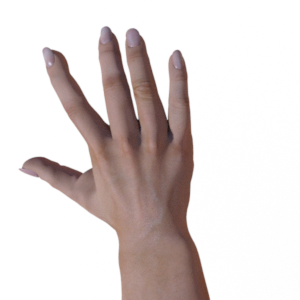
#> input picture Rock-Paper-Scissors/train/paper/paper01-077.png, 300 x 300 px, found by its file name; its folder holds only this picture in this run
$ jupyter execute --allow-errors test.ipynb
#> lines starting #> are read from the running program, lines starting #| are printed output that depends on the picture
[cell 1]
import os
import cv2
import numpy as np
from sklearn.preprocessing import LabelEncoder, StandardScaler
from sklearn.neighbors import KNeighborsClassifier
from sklearn.metrics import accuracy_score, confusion_matrix, classification_report
from sklearn.model_selection import train_test_split, GridSearchCV
from sklearn.decomposition import PCA
from skimage.feature import hog
from skimage import color

# ==========================
# 1) HÀM ĐỌC ẢNH & GÁN NHÃN
# ==========================
def load_data_from_folder(base_path, img_size=(64,64)):
#> called with base_path = 'D:\\BT_KNN\\Rock-Paper-Scissors\\train', img_size = (64, 64)
    X, y = [], []
    classes = os.listdir(base_path)
    for label in classes:
        class_path = os.path.join(base_path, label)
        if not os.path.isdir(class_path):
            continue
        for file in os.listdir(class_path):
            file_path = os.path.join(class_path, file)
            img = cv2.imread(file_path)
#> img is the input picture: shape (300, 300, 3); mean B, G, R 212.1, 213.7, 222.3
            if img is None:
                continue
            img = cv2.resize(img, img_size)
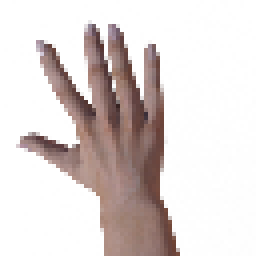
#> img: shape (64, 64, 3) (shown 4 times larger); mean B, G, R 212, 213.7, 222.3
            X.append(img)
            y.append(label)
#> pass 2 of the loop in load_data_from_folder, `for label in classes:`:
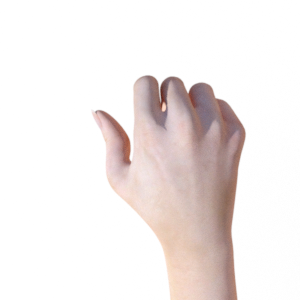
#> input picture Rock-Paper-Scissors/train/rock/rock01-082.png, 300 x 300 px, found by its file name
#> in load_data_from_folder, img is the input picture: shape (300, 300, 3); mean B, G, R 233.6, 235, 241.4
#> in load_data_from_folder, `img = cv2.resize(img, img_size)`:
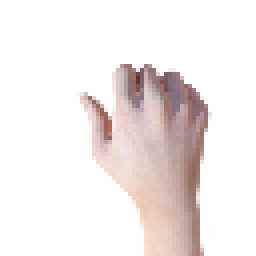
#> img: shape (64, 64, 3) (shown 4 times larger); mean B, G, R 233.4, 234.8, 241.2
    return np.array(X), np.array(y)

# ==========================
# 2) TRÍCH HOG FEATURE
# ==========================
def extract_hog_features(images):
    features = []
    for img in images:
        gray = color.rgb2gray(img)  # chuyển grayscale
        hog_feat = hog(gray,
                       pixels_per_cell=(8,8),
                       cells_per_block=(2,2),
                       feature_vector=True)
        features.append(hog_feat)
    return np.array(features)

# ==========================
# 3) LOAD DỮ LIỆU
# ==========================
train_dir = r"D:\BT_KNN\Rock-Paper-Scissors\train"
test_dir  = r"D:\BT_KNN\Rock-Paper-Scissors\test"

X_train, y_train = load_data_from_folder(train_dir)
#> (the rest of this cell did not finish here and is left out)


print("Raw Train shape:", X_train.shape)
print("Raw Test shape:", X_test.shape)

# encode nhãn
le = LabelEncoder()
y_train = le.fit_transform(y_train)
y_test  = le.transform(y_test)

# tách train thành train + val
X_train, X_val, y_train, y_val = train_test_split(
    X_train, y_train, test_size=0.2, random_state=42, stratify=y_train
)

# ==========================
# 4) TRÍCH HOG
# ==========================
X_train_hog = extract_hog_features(X_train)
X_val_hog   = extract_hog_features(X_val)
X_test_hog  = extract_hog_features(X_test)

print("HOG Train shape:", X_train_hog.shape)

# ==========================
# 5) CHUẨN HÓA + PCA
# ==========================
scaler = StandardScaler()
X_train_hog = scaler.fit_transform(X_train_hog)
X_val_hog   = scaler.transform(X_val_hog)
X_test_hog  = scaler.transform(X_test_hog)

pca = PCA(n_components=100)
X_train_pca = pca.fit_transform(X_train_hog)
X_val_pca   = pca.transform(X_val_hog)
X_test_pca  = pca.transform(X_test_hog)

print("PCA Train shape:", X_train_pca.shape)

# ==========================
# 6) GRID SEARCH KNN
# ==========================
param_grid = {
    'n_neighbors': [3, 5, 7, 9, 11],
    'weights': ['uniform', 'distance'],
    'metric': ['euclidean', 'manhattan']
}

knn = KNeighborsClassifier()
grid = GridSearchCV(knn, param_grid, cv=3, scoring='accuracy', verbose=1, n_jobs=-1)
grid.fit(X_train_pca, y_train)

print("Best Params:", grid.best_params_)
print("Best CV Score:", grid.best_score_)

# ==========================
# 7) ĐÁNH GIÁ
# ==========================
best_knn = grid.best_estimator_

y_val_pred = best_knn.predict(X_val_pca)
print("\nValidation Accuracy:", accuracy_score(y_val, y_val_pred))

y_test_pred = best_knn.predict(X_test_pca)
print("\nTest Accuracy:", accuracy_score(y_test, y_test_pred))
print("\nClassification Report:\n", classification_report(y_test, y_test_pred, target_names=le.classes_))
print("\nConfusion Matrix:\n", confusion_matrix(y_test, y_test_pred))

[cell 2]
def predict_single_image(img_path, img_size=(64,64)):
    # đọc ảnh
    img = cv2.imread(img_path)
    if img is None:
        print("❌ Không đọc được ảnh:", img_path)
        return
    img = cv2.resize(img, img_size)

    # trích HOG
    gray = color.rgb2gray(img)
    hog_feat = hog(gray, pixels_per_cell=(8,8), cells_per_block=(2,2), feature_vector=True)

    # chuẩn hóa + PCA
    hog_feat = scaler.transform([hog_feat])
    hog_feat = pca.transform(hog_feat)

    # dự đoán
    pred = best_knn.predict(hog_feat)[0]
    label = le.inverse_transform([pred])[0]

    # hiển thị
    cv2.imshow(f"Prediction: {label}", img)
    cv2.waitKey(0)
    cv2.destroyAllWindows()

    return label

[cell 3]
# ví dụ test một ảnh bất kỳ
img_path = r"D:\BT_KNN\Rock-Paper-Scissors\test\rock\testrock04-27.png"
label = predict_single_image(img_path)
print("Ảnh dự đoán là:", label)

[cell 4]
# ví dụ test một ảnh bất kỳ
img_path = r"Bua.jpg"
#> (the rest of this cell did not finish here and is left out)

#> call 2 of predict_single_image, with img_path = 'Bua.jpg', img_size = (64, 64)
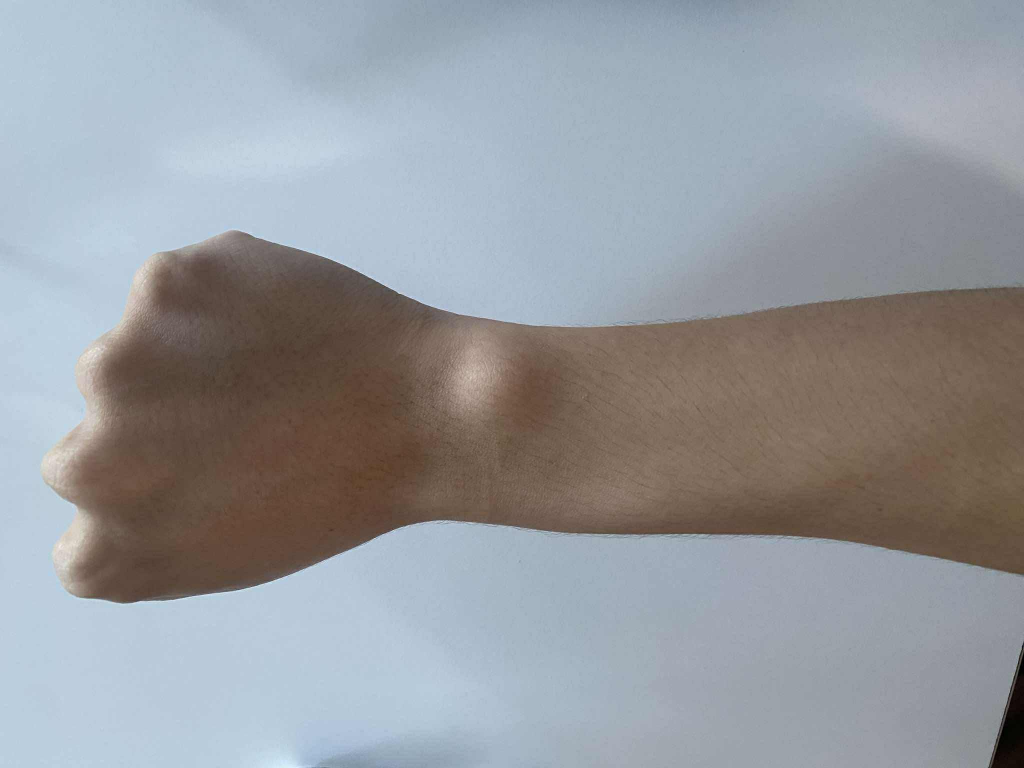
#> input picture Bua.jpg, 2048 x 1536 px (shown at 1/2 size)
#> in predict_single_image, img is the input picture: shape (1536, 2048, 3); mean B, G, R 158, 153.1, 150.1
#> in predict_single_image (call 2), `img = cv2.resize(img, img_size)`:
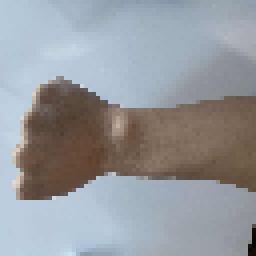
#> img: shape (64, 64, 3) (shown 4 times larger); mean B, G, R 158, 153.1, 150.2
#> in predict_single_image (call 2), `gray = color.rgb2gray(img)`:
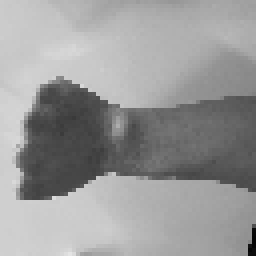
#> gray: shape (64, 64) float64 (shown 4 times larger); min 0.0222, max 0.898, mean 0.604
#> in predict_single_image (call 2), `hog_feat = hog(gray, pixels_per_cell=(8,8), cells_per_block=(2,2), fea..`: hog_feat = 1764 values, max 0.549 at index 346, min 0 at index 3, mean 0.115
print("Ảnh dự đoán là:", label)

[cell 5]
import os
import cv2
import numpy as np
from sklearn.preprocessing import LabelEncoder, StandardScaler
from sklearn.neighbors import KNeighborsClassifier
from sklearn.metrics import accuracy_score, confusion_matrix, classification_report
from sklearn.model_selection import train_test_split, GridSearchCV
from sklearn.decomposition import PCA
from skimage.feature import hog
from skimage import color

# ==========================
# 1) HÀM ĐỌC ẢNH & GÁN NHÃN
# ==========================
def load_data_from_folder(base_path, img_size=(64,64)):
    X, y = [], []
    classes = os.listdir(base_path)
    for label in classes:
        class_path = os.path.join(base_path, label)
        if not os.path.isdir(class_path):
            continue
        for file in os.listdir(class_path):
            file_path = os.path.join(class_path, file)
            img = cv2.imread(file_path)
            if img is None:
                continue
            img = cv2.resize(img, img_size)
            X.append(img)
            y.append(label)
    return np.array(X), np.array(y)

# ==========================
# 2) TRÍCH HOG FEATURE
# ==========================
def extract_hog_features(images):
    features = []
    for img in images:
        gray = color.rgb2gray(img)  # chuyển grayscale
        hog_feat = hog(gray,
                       pixels_per_cell=(8,8),
                       cells_per_block=(2,2),
                       feature_vector=True)
        features.append(hog_feat)
    return np.array(features)

# ==========================
# 3) LOAD DỮ LIỆU ARCHIVE
# ==========================
archive_dir = r"archive"  # chứa paper/rock/scissors

#> (the rest of this cell did not finish here and is left out)

[cell 6]
def predict_single_image(img_path, img_size=(64,64)):
    # đọc ảnh
#> called with img_path = 'Q2.jpg', img_size = (64, 64)
    img = cv2.imread(img_path)
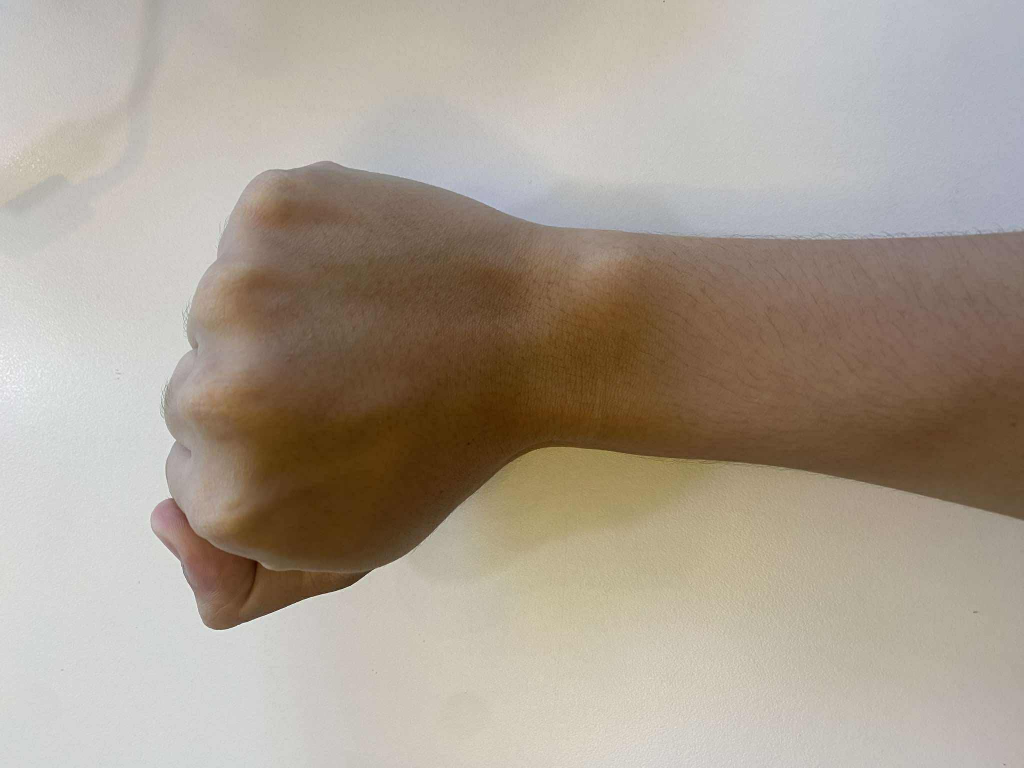
#> input picture Q2.jpg, 2048 x 1536 px (shown at 1/2 size)
#> img is the input picture: shape (1536, 2048, 3); mean B, G, R 145.3, 158.5, 169.7
    if img is None:
        print("❌ Không đọc được ảnh:", img_path)
        return None
    img = cv2.resize(img, img_size)
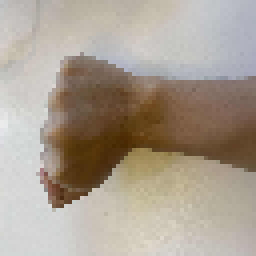
#> img: shape (64, 64, 3) (shown 4 times larger); mean B, G, R 145.6, 158.7, 169.9

    # trích HOG
    gray = color.rgb2gray(img)
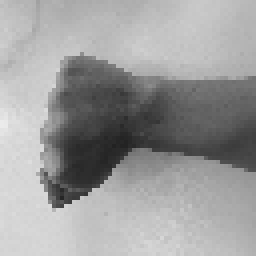
#> gray: shape (64, 64) float64 (shown 4 times larger); min 0.136, max 0.922, mean 0.615
    hog_feat = hog(gray, pixels_per_cell=(8,8), cells_per_block=(2,2), feature_vector=True)
#> hog_feat = 1764 values, max 0.584 at index 1586, min 0 at index 53, mean 0.124

    # chuẩn hóa + PCA (dùng scaler & pca đã fit từ train)
    hog_feat = scaler.transform([hog_feat])
    hog_feat = pca.transform(hog_feat)

    # dự đoán
    pred = best_knn.predict(hog_feat)[0]
    label = le.inverse_transform([pred])[0]

    # hiển thị kết quả
    print(f"Ảnh {os.path.basename(img_path)} dự đoán là 👉 {label}")
    return label
